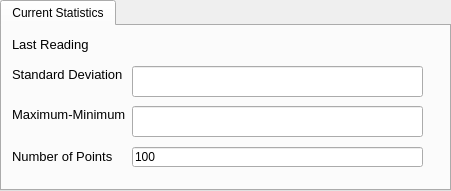
               <widget class="QTabWidget" name="tabWidget">
                <property name="geometry">
                 <rect>
                  <x>10</x>
                  <y>520</y>
                  <width>451</width>
                  <height>191</height>
                 </rect>
                </property>
                <property name="currentIndex">
                 <number>0</number>
                </property>
                <widget class="QWidget" name="tab_4">
                 <attribute name="title">
                  <string>Current Statistics</string>
                 </attribute>
                 <widget class="QLabel" name="displayLastReadingLI">
                  <property name="geometry">
                   <rect>
                    <x>10</x>
                    <y>10</y>
                    <width>121</width>
                    <height>16</height>
                   </rect>
                  </property>
                  <property name="font">
                   <font>
                    <pointsize>10</pointsize>
                   </font>
                  </property>
                  <property name="text">
                   <string>Last Reading</string>
                  </property>
                 </widget>
                 <widget class="QLineEdit" name="lineEditSTDEVLI">
                  <property name="geometry">
                   <rect>
                    <x>130</x>
                    <y>40</y>
                    <width>291</width>
                    <height>31</height>
                   </rect>
                  </property>
                 </widget>
                 <widget class="QLineEdit" name="lineEditMaxMinLI">
                  <property name="geometry">
                   <rect>
                    <x>130</x>
                    <y>80</y>
                    <width>291</width>
                    <height>31</height>
                   </rect>
                  </property>
                 </widget>
                 <widget class="QLabel" name="label_38">
                  <property name="geometry">
                   <rect>
                    <x>10</x>
                    <y>120</y>
                    <width>101</width>
                    <height>20</height>
                   </rect>
                  </property>
                  <property name="font">
                   <font>
                    <pointsize>10</pointsize>
                   </font>
                  </property>
                  <property name="text">
                   <string>Number of Points</string>
                  </property>
                 </widget>
                 <widget class="QLineEdit" name="lineEditNumPointsLI">
                  <property name="geometry">
                   <rect>
                    <x>130</x>
                    <y>121</y>
                    <width>291</width>
                    <height>20</height>
                   </rect>
                  </property>
                  <property name="text">
                   <string>100</string>
                  </property>
                 </widget>
                 <widget class="QLabel" name="labelMaxMinLI">
                  <property name="geometry">
                   <rect>
                    <x>10</x>
                    <y>80</y>
                    <width>121</width>
                    <height>16</height>
                   </rect>
                  </property>
                  <property name="font">
                   <font>
                    <pointsize>10</pointsize>
                   </font>
                  </property>
                  <property name="text">
                   <string>Maximum-Minimum</string>
                  </property>
                 </widget>
                 <widget class="QLabel" name="labelSTDEVLI">
                  <property name="geometry">
                   <rect>
                    <x>10</x>
                    <y>40</y>
                    <width>171</width>
                    <height>16</height>
                   </rect>
                  </property>
                  <property name="font">
                   <font>
                    <pointsize>10</pointsize>
                   </font>
                  </property>
                  <property name="text">
                   <string>Standard Deviation</string>
                  </property>
                 </widget>
                 <widget class="QLabel" name="labelLastReadingLI">
                  <property name="geometry">
                   <rect>
                    <x>100</x>
                    <y>10</y>
                    <width>231</width>
                    <height>16</height>
                   </rect>
                  </property>
                  <property name="font">
                   <font>
                    <pointsize>10</pointsize>
                   </font>
                  </property>
                  <property name="text">
                   <string/>
                  </property>
                 </widget>
                </widget>
               </widget>
